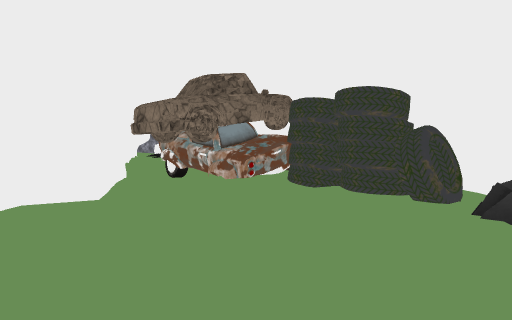
View 1 (above)

24 first-person views from a walk through a scene from a Unity 3-D project. The camera is 1.3 m above the floor, tilts 2° down and sees 75° across. The floor is counted in squares, 2 m on a side. Each view is taken from the middle of a square. On the plan, view 1 faces up. The plan holds only what a view shows up to about 10 squares ahead; the rest is blank. The place goes on beyond the plan. The player character is not drawn. Some surface patterns are stand-ins.

View 2
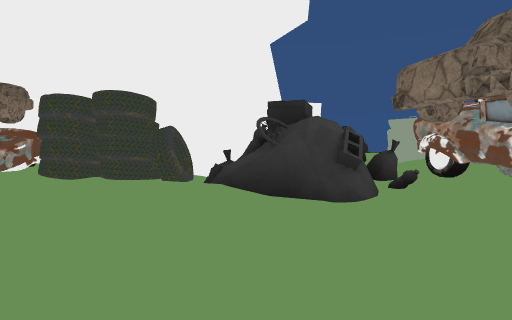

View 3
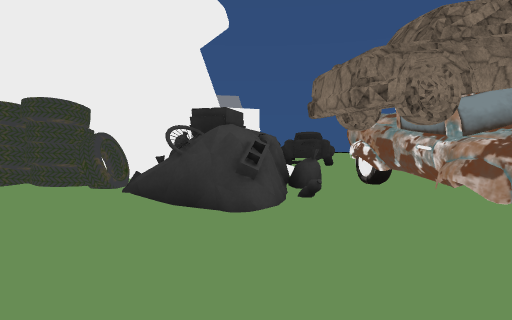

View 4
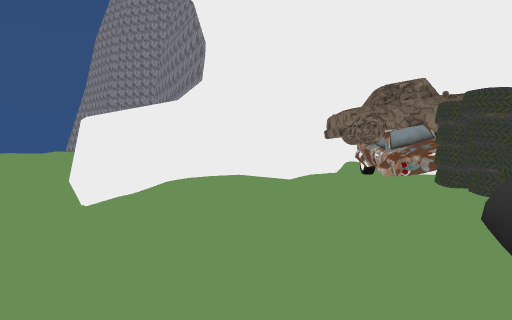

View 5
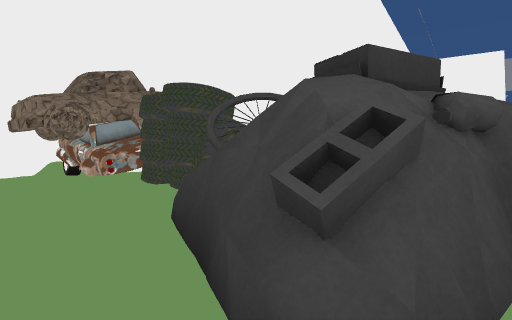

View 6
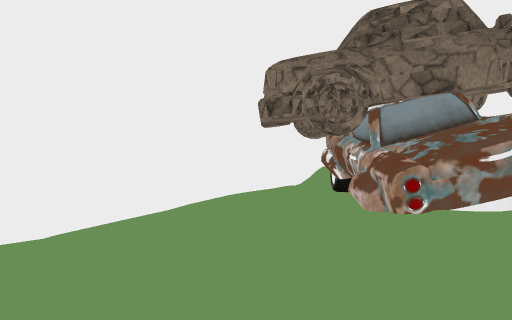

View 7
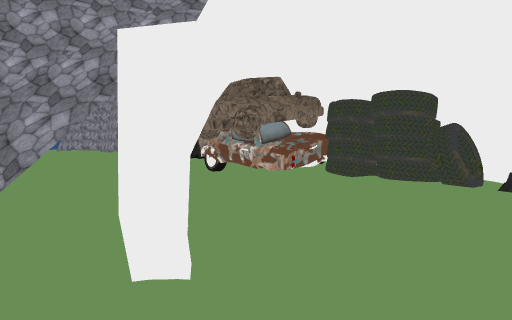

View 8
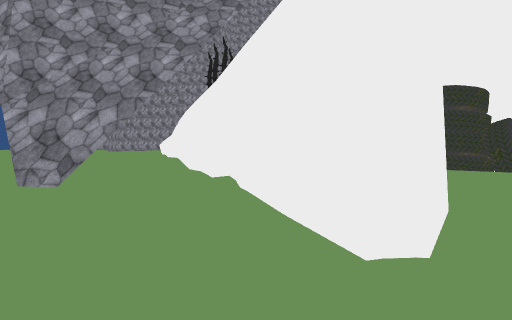

View 9
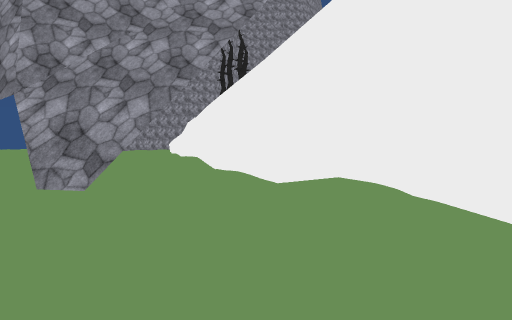

View 10
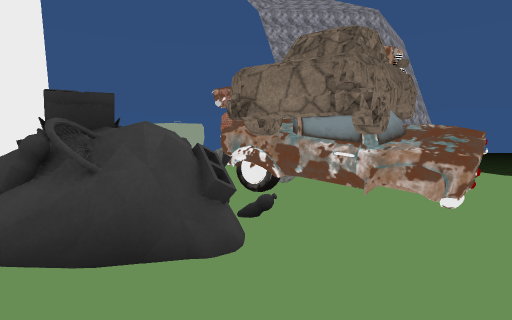

View 11
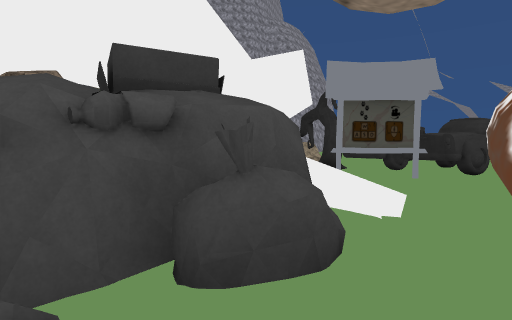

View 12
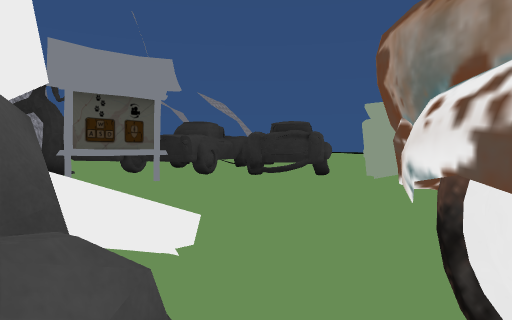

View 13
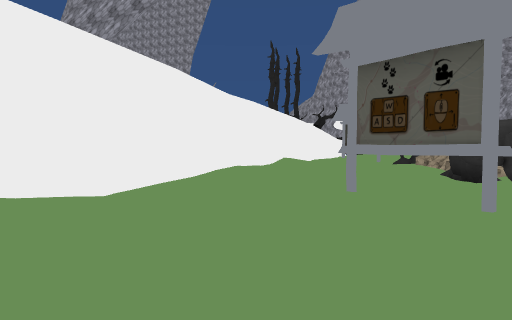

View 14
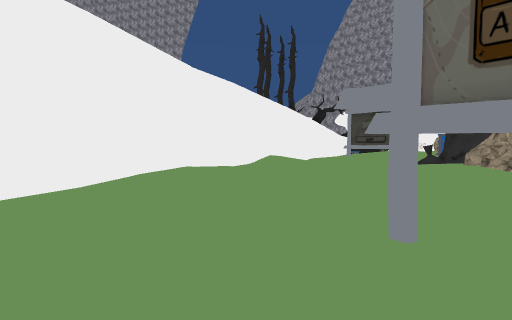

View 15
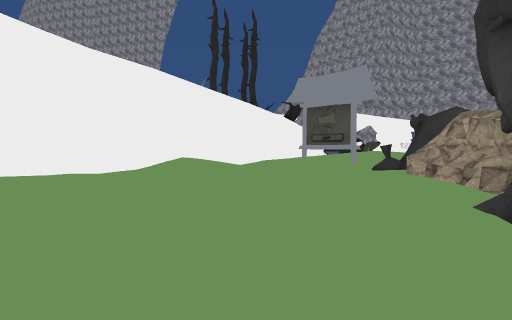

View 16
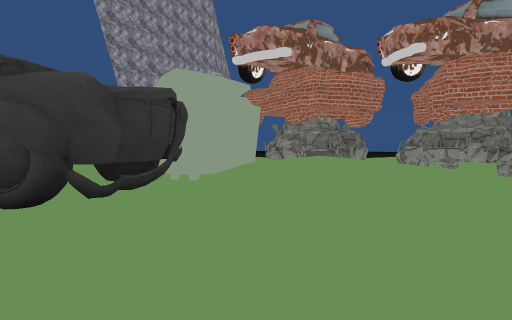

View 17
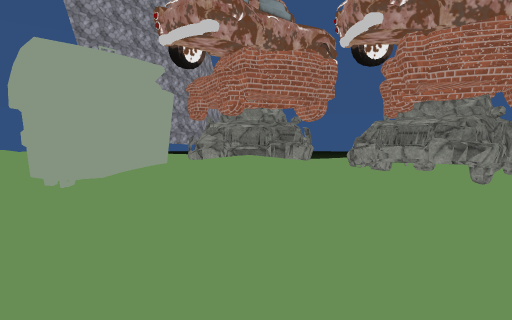

View 18
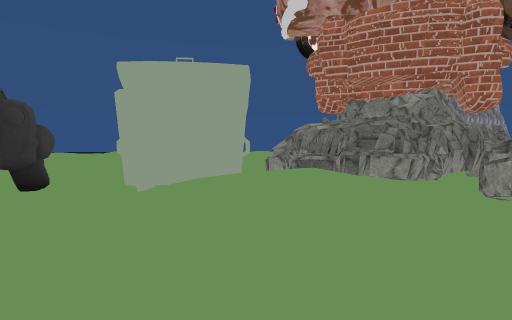

View 19
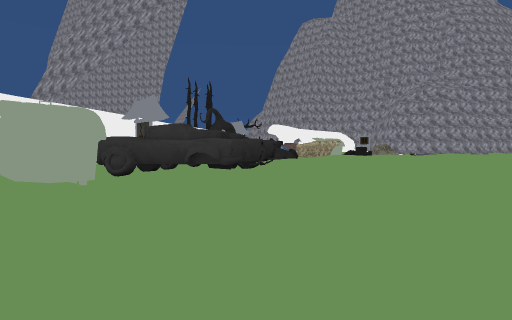

View 20
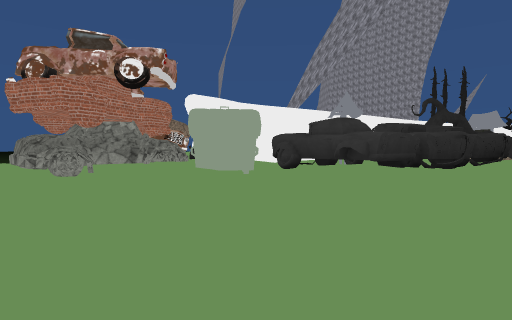

View 21
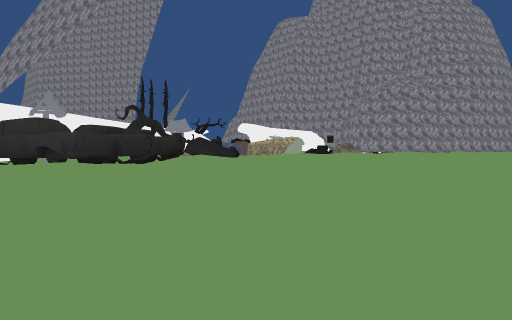

View 22
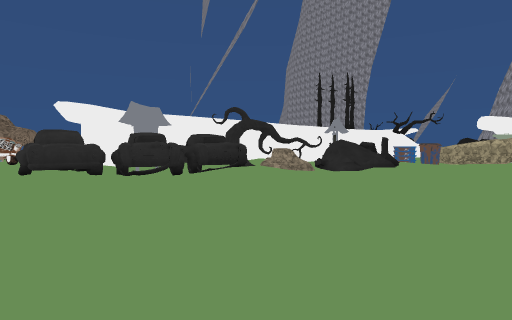

View 23
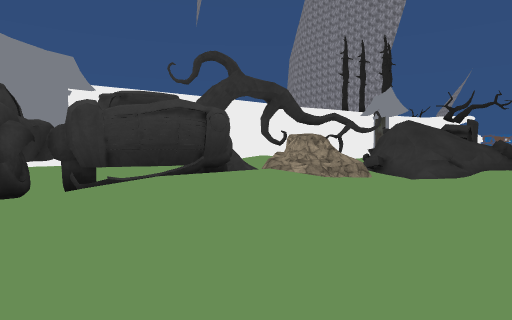

View 24
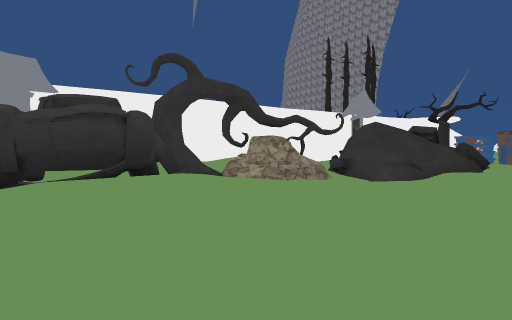

### Floor plan
Key: @ floor where view 1 was taken; # wall or solid block; . main floor; : floor 0.25 m higher than the main floor; - floor 0.25 m lower than the main floor; + floor 0.5 m higher than the main floor; * floor 0.75 m higher than the main floor; / step, stairs or slope; T thing the floor can be seen under or through; O other object.
Columns run from 5 left of view 1 to 25 right of it. Each row starts with its distance up from view 1.
 18        ..#### ....:....--
 17      #...-  .--.......-..-.
 16      ##..  :OO....:....::.::
 15       #:..:/OO.::+++:..::::+**
 14       ##..:::O. +**+:..::.:++*
 13        #..::.O. ##*+...::.-.:+
 12        #..::.T  TT:::..:.---.:
 11 ##     ##::.--TTTT#:::::.---.:
 10 -##     #::..--TT #:::::.--..:
  9 .#####  ##..OOO#####:::.....:++
  8 .##.#### #.:.-...####...:....::
  7 ..#.:#O###...-..####.........::
  6 ..#...OO###---...##...---......
  5 -.##...O###..-....O..........:.
  4 -..#:::.###:.-..::#...:::.::
  3 .::#*++:####..::++#+:.:::::+
  2 .::#**+.###:..:+/##:..:::.:+
  1 .-.#++:..#:##-######..::
  0 .--.:@::::.# -###:###::
 -1    -.:::::##--# ..:##:
 -2      :::::# --###:::
 -3           ..--

Positions as (right, up) in squares from view 1, and headings:
1: (0, 0), facing up
2: (-1, -1), facing up-right
3: (0, -2), facing up-right
4: (3, -1), facing up-left
5: (3, 0), facing up
6: (1, 4), facing up-left
7: (-1, -1), facing up
8: (-2, -1), facing up
9: (-3, 0), facing up
10: (0, 1), facing right
11: (5, 0), facing up
12: (5, 1), facing up-right
13: (10, 4), facing up-left
14: (8, 7), facing up-left
15: (8, 10), facing up-left
16: (8, 8), facing down-right
17: (8, 6), facing down-right
18: (8, 3), facing right
19: (22, 2), facing up-left
20: (23, 5), facing left
21: (25, 5), facing up-left
22: (24, 14), facing left
23: (16, 14), facing left
24: (16, 15), facing left
